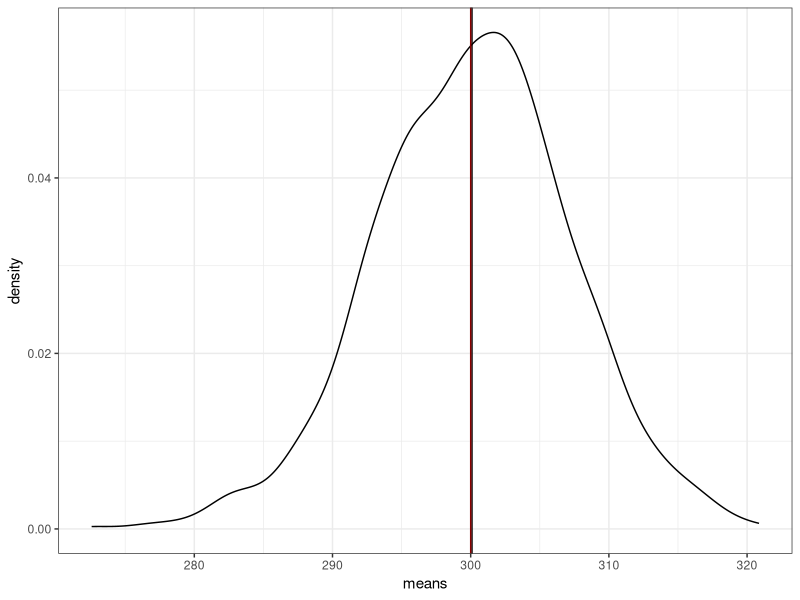
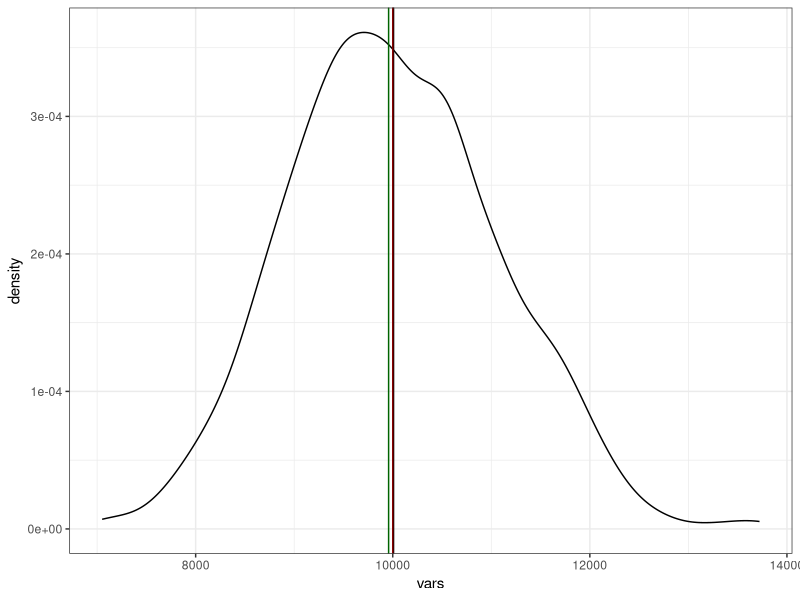
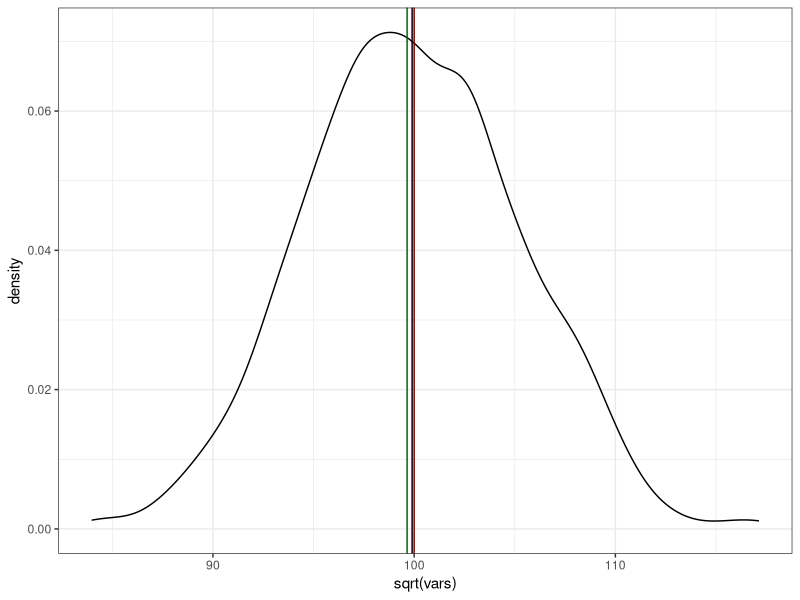
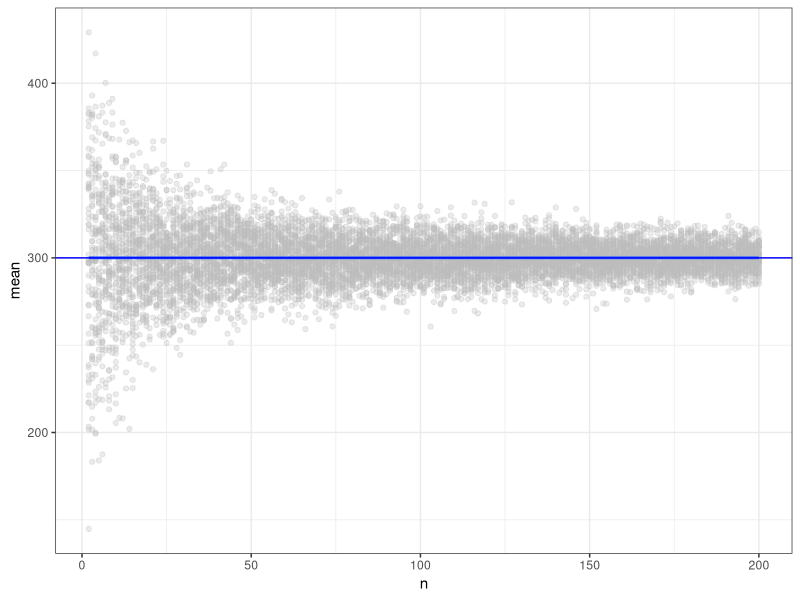
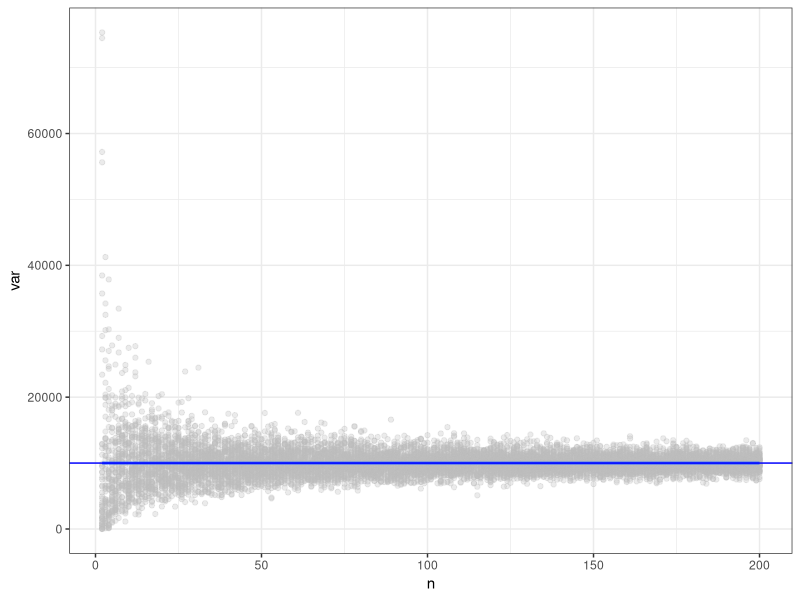
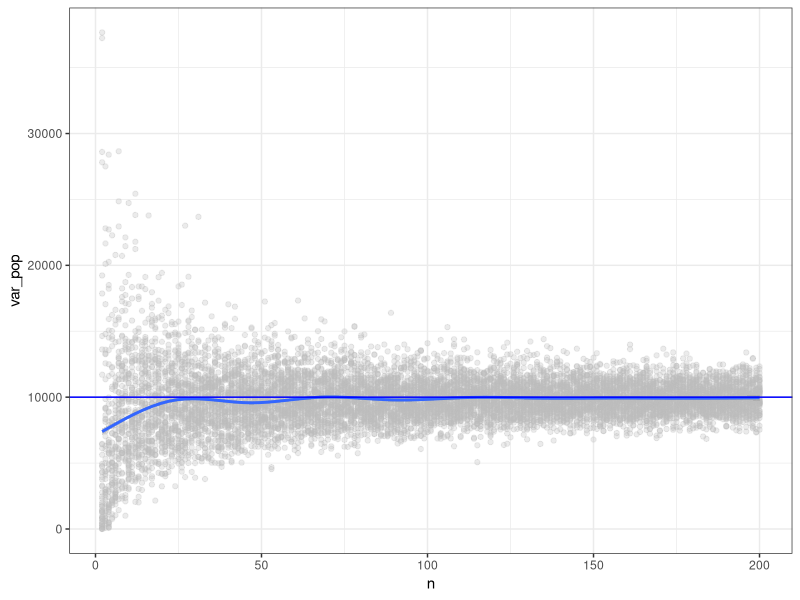
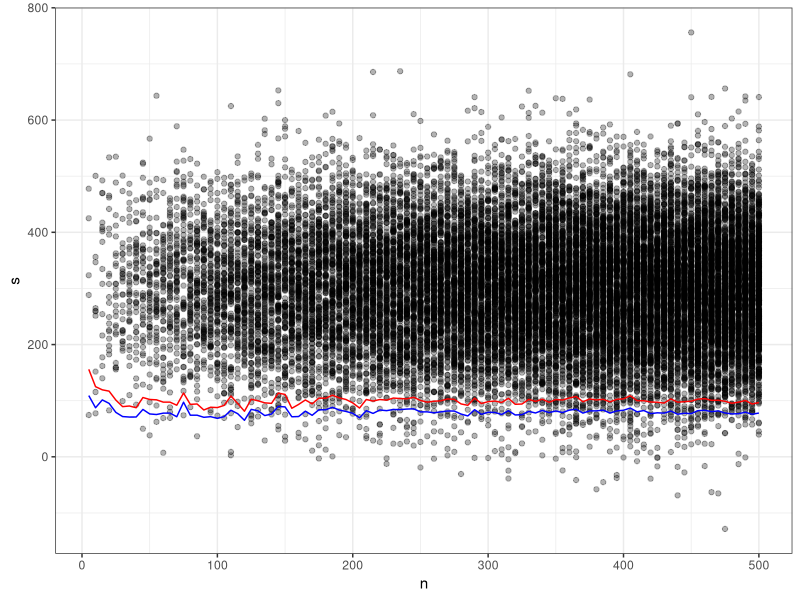
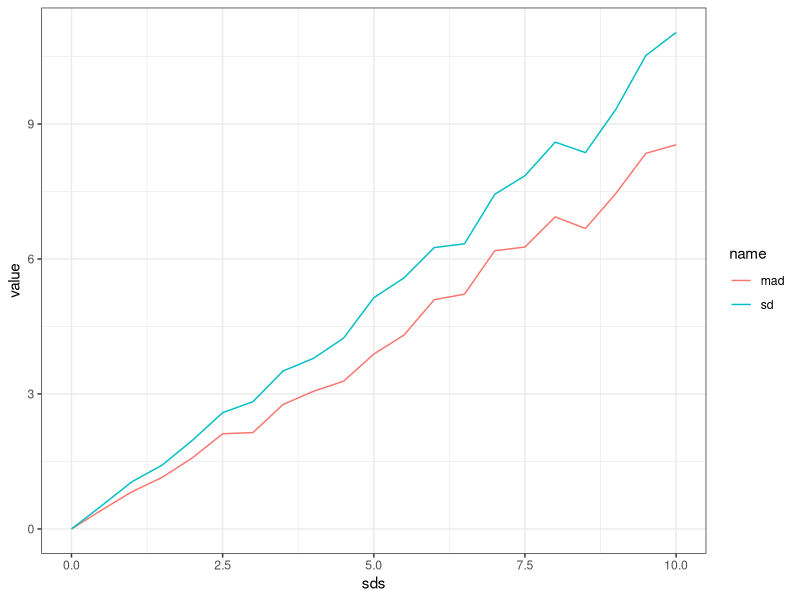

The R script that drew these images, in order:
setwd("~/wlm2023/pics-dev")

library(tidyverse)
theme_set(theme_bw())

set.seed(123)
rnorm(10^6, mean = 300, sd = 100) -> pop

var_pop <- function (x) { sum((x - mean(x))^2) / length(x) }
mad <- function (x) { sum(abs(x - mean(x))) / length(x)} # mean absolute deviation

sim <- list()

set.seed(567)
for (i in 1:1000) {
  sim[[i]] <- sample(pop, size = 200)
}

means <- map(sim, mean) |> unlist()

ggplot(NULL) +
  geom_density(aes(x = means)) +
  geom_vline(xintercept = mean(means)) +
  geom_vline(xintercept = 300, color = "darkred")

vars <- map(sim, var) |> unlist()
vars_pop <- map(sim, var_pop) |> unlist()

ggplot(NULL) +
  geom_density(aes(x = vars)) +
  geom_vline(xintercept = mean(vars)) +
  geom_vline(xintercept = mean(vars_pop), color = "darkgreen") +
  geom_vline(xintercept = 100^2, color = "darkred")

ggplot(NULL) +
  geom_density(aes(x = sqrt(vars))) +
  geom_vline(xintercept = mean(sqrt(vars))) +
  geom_vline(xintercept = mean(sqrt(vars_pop)), color = "darkgreen") +
  geom_vline(xintercept = 100, color = "darkred")

sim2 <- list()

set.seed(567)
for (i in 2:200) {
  for (j in 1:50) {
    name <- paste0(i, "-", j)
    sim2[[name]] <- sample(pop, i)
  }
}

sim2_agg <- tibble(n = map(sim2, length) |> unlist(),
                   mean = map(sim2, mean) |> unlist(),
                   var = map(sim2, var) |> unlist(),
                   var_pop = map(sim2, var_pop) |> unlist(),
                   sd = map(sim2, sd) |> unlist(),
                   sd_pop = map(sim2, function(x) sqrt(var_pop(x))) |> unlist(),
                   mad = map(sim2, mad) |> unlist())

sim2_agg |> 
  ggplot(aes(n, mean)) +
  geom_point(alpha = .3, color = "gray") +
  geom_smooth() +
  geom_hline(yintercept = 300, color = "blue")


sim2_agg |> 
  ggplot(aes(n, var)) +
  geom_point(alpha = .3, color = "gray") +
  geom_smooth() +
  geom_hline(yintercept = 100^2, color = "blue")

sim2_agg |> 
  ggplot(aes(n, var_pop)) +
  geom_point(alpha = .3, color = "gray") +
  geom_smooth() +
  geom_hline(yintercept = 100^2, color = "blue")

sim3 <- tibble()
set.seed(987)
for (i in seq(5, 500, by = 5)) {
  tibble(n = i,
         s = sample(pop, i)) |> 
    bind_rows(sim3) -> sim3
}

sim3 |> 
  group_by(n) |> 
  summarise(sd = sd(s),
            mad = mad(s)) -> sim3_agg
sim3 |> 
  ggplot() +
  geom_point(aes(n, s), alpha = .3) +
  geom_line(data = sim3_agg, aes(n, sd), color = "red") +
  geom_line(data = sim3_agg, aes(n, mad), color = "blue")


set.seed(567)
sim4 <- list()
sds <- seq(0, 10, by = .5)
for (i in 1:length(sds)) {
  s <- rnorm(100, 0, sds[i])
  sim4[[i]] <- list(sd = sd(s),
                  mad = mad(s))
}

tibble(sds = sds,
       sd = sim4 |> map(function(x) x$sd) |> unlist(),
       mad = sim4 |> map(function(x) x$mad) |> unlist()) |> 
  pivot_longer(cols = -sds) |> 
  ggplot(aes(x = sds, y = value, color = name)) +
  geom_line()
